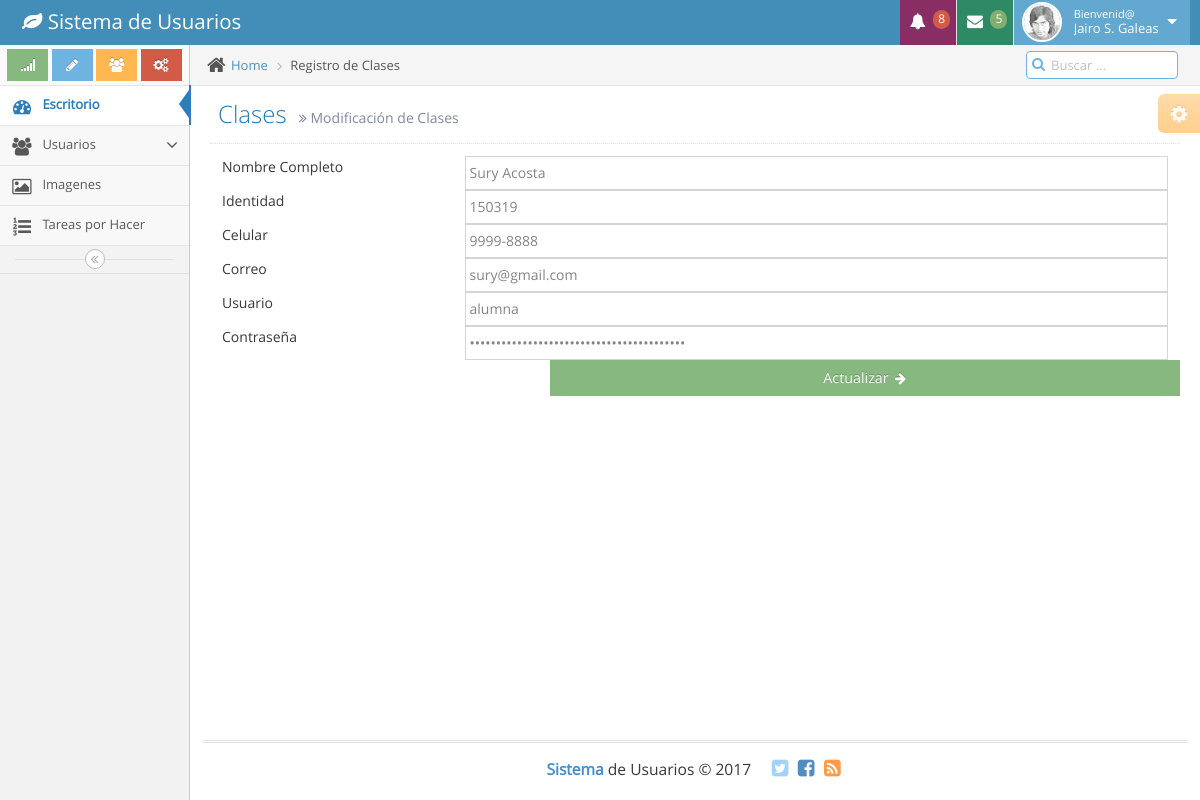
Page /Editarusuario.php?id=5 (signed in) on the committed database.
### tables this page shows
CREATE TABLE IF NOT EXISTS `usuarios` (
  `idusuarios` int(11) NOT NULL AUTO_INCREMENT,
  `usuario` varchar(20) NOT NULL,
  `password` varchar(60) NOT NULL,
  `id_alumno` int(11) NOT NULL,
  `id_tipousuario` int(11) NOT NULL,
  PRIMARY KEY (`idusuarios`)
);

CREATE TABLE IF NOT EXISTS `alumnos` (
  `IdAlumnos` int(11) NOT NULL AUTO_INCREMENT,
  `Identidad` varchar(20) NOT NULL,
  `Nombre` varchar(70) NOT NULL,
  `Telefono` varchar(15) NOT NULL,
  `Correo` varchar(30) NOT NULL,
  PRIMARY KEY (`IdAlumnos`)
);

### Editarusuario.php (the view, shortened to what this page needs)
<?php
include("conexion.php");
$iduser = $_SESSION['id_usuario'];
$sql = " SELECT u.idusuarios, a.Nombre FROM usuarios AS u INNER JOIN
            alumnos AS a ON u.id_alumno = a.IdAlumnos
            WHERE u.idusuarios='$iduser'";
$resultado =$conexion->query($sql);
$row = $resultado->fetch_assoc();
$ID = $_GET["id"];
$sqlu = "SELECT u.*, a.*, t.* FROM alumnos AS a
            INNER JOIN usuarios AS u ON a.IdAlumnos = u.id_alumno
            INNER JOIN tipo_usuario AS t ON u.id_tipousuario = t.idTipousuario
            WHERE u.idusuarios= '$ID'  ";
$resultado=$conexion->query($sqlu);
$filas = $resultado->fetch_assoc();
?>
<!DOCTYPE html>
<html lang="en">
	<head>
		<link rel="stylesheet" href="assets/css/bootstrap.min.css" />
		<link rel="stylesheet" href="assets/font-awesome/4.5.0/css/font-awesome.min.css" />
		<link rel="stylesheet" href="assets/css/ace.min.css" class="ace-main-stylesheet" id="main-ace-style" />
		<link rel="stylesheet" href="assets/css/ace-skins.min.css" />
		<link rel="stylesheet" href="assets/css/ace-rtl.min.css" />
	</head>
	<body class="no-skin">
		<div id="navbar" class="navbar navbar-default          ace-save-state">
			<div class="navbar-container ace-save-state" id="navbar-container">
				<div class="navbar-header pull-left">
					<a href="admin.php" class="navbar-brand">
						<small>
							<i class="fa fa-leaf"></i>
							Sistema de Usuarios
						</small>
					</a>
				</div>
				<div class="navbar-buttons navbar-header pull-right" role="navigation">
					<ul class="nav ace-nav">
						<li class="purple dropdown-modal">
							<a data-toggle="dropdown" class="dropdown-toggle" href="#">
								<i class="ace-icon fa fa-bell icon-animated-bell"></i>
								<span class="badge badge-important">8</span>
							</a>
						</li>
						<li class="green dropdown-modal">
							<a data-toggle="dropdown" class="dropdown-toggle" href="#">
								<i class="ace-icon fa fa-envelope icon-animated-vertical"></i>
								<span class="badge badge-success">5</span>
							</a>
						</li>
						<li class="light-blue dropdown-modal">
							<a data-toggle="dropdown" href="#" class="dropdown-toggle">
								<img class="nav-user-photo" src="assets/images/avatars/user.jpg"  />
								<span class="user-info">
									<small>Bienvenid@</small>
									<?php echo utf8_decode($row['Nombre']); ?>
								</span>
								<i class="ace-icon fa fa-caret-down"></i>
							</a>
						</li>
					</ul>
				</div>
			</div>
		</div>
		<div class="main-container ace-save-state" id="main-container">
			<div id="sidebar" class="sidebar                  responsive                    ace-save-state">
				<div class="sidebar-shortcuts" id="sidebar-shortcuts">
					<div class="sidebar-shortcuts-large" id="sidebar-shortcuts-large">
						<button class="btn btn-success">
							<i class="ace-icon fa fa-signal"></i>
						</button>
						<button class="btn btn-info">
							<i class="ace-icon fa fa-pencil"></i>
						</button>
						<button class="btn btn-warning">
							<i class="ace-icon fa fa-users"></i>
						</button>
						<button class="btn btn-danger">
							<i class="ace-icon fa fa-cogs"></i>
						</button>
					</div>
				</div>
				<ul class="nav nav-list">
				<?php
					if ($_SESSION['tipo_usuario']==1) {
					        require_once("menulateral.php");
					    }
				     ?>
				</ul>
				<div class="sidebar-toggle sidebar-collapse" id="sidebar-collapse">
					<i id="sidebar-toggle-icon" class="ace-icon fa fa-angle-double-left ace-save-state" data-icon1="ace-icon fa fa-angle-double-left" data-icon2="ace-icon fa fa-angle-double-right"></i>
				</div>
			</div>
			<div class="main-content">
				<div class="main-content-inner">
					<div class="breadcrumbs ace-save-state" id="breadcrumbs">
						<ul class="breadcrumb">
							<li>
								<i class="ace-icon fa fa-home home-icon"></i>
								<a href="admin.php">Home</a>
							</li>
							<li class="active">Registro de Clases</li>
						</ul>
						<div class="nav-search" id="nav-search">
							<form class="form-search">
								<span class="input-icon">
									<input type="text" placeholder="Buscar ..." class="nav-search-input" id="nav-search-input" autocomplete="off" />
									<i class="ace-icon fa fa-search nav-search-icon"></i>
								</span>
							</form>
						</div>
					</div>
					<div class="page-content">
						<div class="ace-settings-container" id="ace-settings-container">
							<div class="btn btn-app btn-xs btn-warning ace-settings-btn" id="ace-settings-btn">
								<i class="ace-icon fa fa-cog bigger-130"></i>
							</div>
						</div>
						<div class="page-header">
							<h1>
								Clases
								<small>
									<i class="ace-icon fa fa-angle-double-right"></i>
										Modificación de Clases
								</small>
							</h1>
						</div>
		<div class="row">
			<div class="col-xs-12">
<form action="<?php $_SERVER["PHP_SELF"]; ?>" method="POST" >
			<fieldset>
			<div class="form-group">
				<label class="col-sm-3 control-label no-padding-right" for="form-field-1-1"> Nombre Completo </label>
					<div class="col-sm-9">
					<input type="text" class="form-control"  name="nombre" value="<?php echo $filas['Nombre'] ;?> "  />
					</div>
			</div>
			<div class="form-group">
				<label class="col-sm-3 control-label no-padding-right" for="form-field-1-1"> Identidad</label>
					<div class="col-sm-9">
					<input type="text" class="form-control" name="identidad"value="<?php echo $filas['Identidad'] ;?> "  />
					</div>
			</div>
			<div class="form-group">
				<label class="col-sm-3 control-label no-padding-right" for="form-field-1-1"> Celular</label>
					<div class="col-sm-9">
					<input type="text" class="form-control" name="telefono"value="<?php echo $filas['Telefono'] ;?> "   />
					</div>
			</div>
			<div class="form-group">
				<label class="col-sm-3 control-label no-padding-right" for="form-field-1-1"> Correo</label>
					<div class="col-sm-9">
					<input type="email" class="form-control" name="correo" value="<?php echo $filas['Correo'] ;?> "  />
					</div>
			</div>
			<div class="form-group">
				<label class="col-sm-3 control-label no-padding-right" for="form-field-1-1"> Usuario</label>
					<div class="col-sm-9">
					<input type="text" class="form-control" name="user" value="<?php echo $filas['usuario'] ;?> "  />
					</div>
			</div>
			<div class="form-group">
				<label class="col-sm-3 control-label no-padding-right" for="form-field-1-1"> Contraseña</label>
					<div class="col-sm-9">
				<input type="password" class="form-control" name="pass"value="<?php echo $filas['password'] ;?> "   />
					</div>
			</div>
				<div class="clearfix">
					<button type="submit" name="actualizar"   class="width-65 pull-right btn btn-sm btn-success">
						<span class="bigger-110">Actualizar</span>
							<i class="ace-icon fa fa-arrow-right icon-on-right"></i>
					</button>
					 </div>
			</fieldset>
		</form>
			</div>
		</div>
	</div>
</div>
</div>
	<?php require_once("piedepagina.php"); ?>
		</div>
	</body>
</html>

### rows in the picture
usuarios: id_alumno.Nombre "Jairo S. Galeas"
alumnos: nombre "Sury Acosta", correo "sury@gmail.com", user "alumna"
